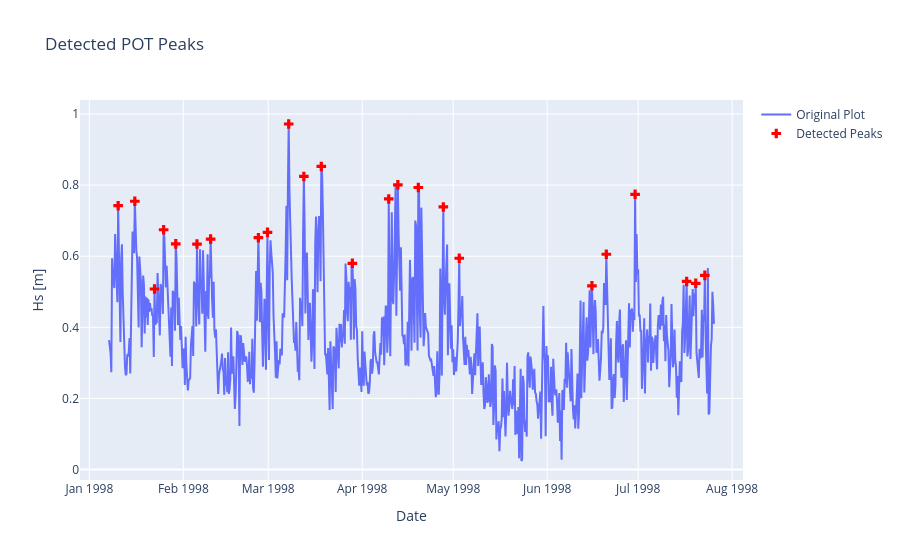

Notebook source saved alongside this figure:
### Code cell
#
#
# following is a subsegment to extract part of the data for visualization
# NB: j is starting value op peaks and range is number of points to be visualized
#
sub_ind = []
j = 100

for i in range(0, 24):
    k = j + i
    val = indices[k]
    sub_ind.append(val)

sub_pot = pot_maxima.loc[sub_ind]

#
# Use dtime as extra space around the selected peaks
#
inst = max(sub_ind[0] - dtime, 0)
inen = min(sub_ind[23] + dtime, len(time_series) - 1)

sub_tim = time_series.iloc[inst:inen+1]
sub_dates = dft.iloc[inst:inen+1]

fig = go.Figure()

fig.add_trace(go.Scatter(
    x=sub_dates,
    y=sub_tim,
    mode='lines',
    name='Original Plot'
))

fig.add_trace(go.Scatter(
    x=dft.iloc[sub_ind],
    y=sub_pot,
    mode='markers',
    marker=dict(
        size=8,
        color='red',
        symbol='cross'
    ),
    name='Detected Peaks'
))

fig.update_layout(
    xaxis_title='Date',
    yaxis_title='Hs [m]',
    title='Detected POT Peaks'
)

fig.show()

#
pot_time = []
for i in range(0,kmax):
    val = indices[i]
    pot_time.append(dft[val])
#
fig, ax = plt.subplots(1, 1)
plt.xlabel('Hs (m)')
plt.ylabel('pdf of Hs max values')
ax.hist(pot_maxima, histtype='stepfilled')
plt.show()
#
pass

### Figure 1 — Plotly figure (JSON) as saved in the notebook; plotly's stock layout.template omitted (floating-point values rounded to 4 significant figures; data arrays with more than 128 entries replaced by an {"elided": "..."} marker saying what was removed)
{"data": [{"mode": "lines", "name": "Original Plot", "type": "scatter", "x": {"elided": "799 str values"}, "y": {"elided": "799 float values"}}, {"marker": {"color": "red", "size": 8, "symbol": "cross"}, "mode": "markers", "name": "Detected Peaks", "type": "scatter", "x": ["1998-01-10 12:00:00", "1998-01-16 00:00:00", "1998-01-22 12:00:00", "1998-01-25 12:00:00", "1998-01-29 12:00:00", "1998-02-05 12:00:00", "1998-02-10 00:00:00", "1998-02-25 18:00:00", "1998-02-28 18:00:00", "1998-03-07 18:00:00", "1998-03-12 18:00:00", "1998-03-18 12:00:00", "1998-03-28 18:00:00", "1998-04-09 18:00:00", "1998-04-12 18:00:00", "1998-04-19 12:00:00", "1998-04-27 18:00:00", "1998-05-03 00:00:00", "1998-06-15 18:00:00", "1998-06-20 12:00:00", "1998-06-30 00:00:00", "1998-07-17 00:00:00", "1998-07-20 00:00:00", "1998-07-23 00:00:00"], "y": [0.7422, 0.7546, 0.5078, 0.6744, 0.6348, 0.6343, 0.6482, 0.6521, 0.6672, 0.972, 0.8245, 0.8525, 0.5801, 0.7611, 0.8008, 0.7933, 0.7386, 0.5944, 0.5168, 0.6056, 0.7742, 0.5291, 0.5238, 0.5461]}], "layout": {"title": {"text": "Detected POT Peaks"}, "xaxis": {"title": {"text": "Date"}}, "yaxis": {"title": {"text": "Hs [m]"}}}}
